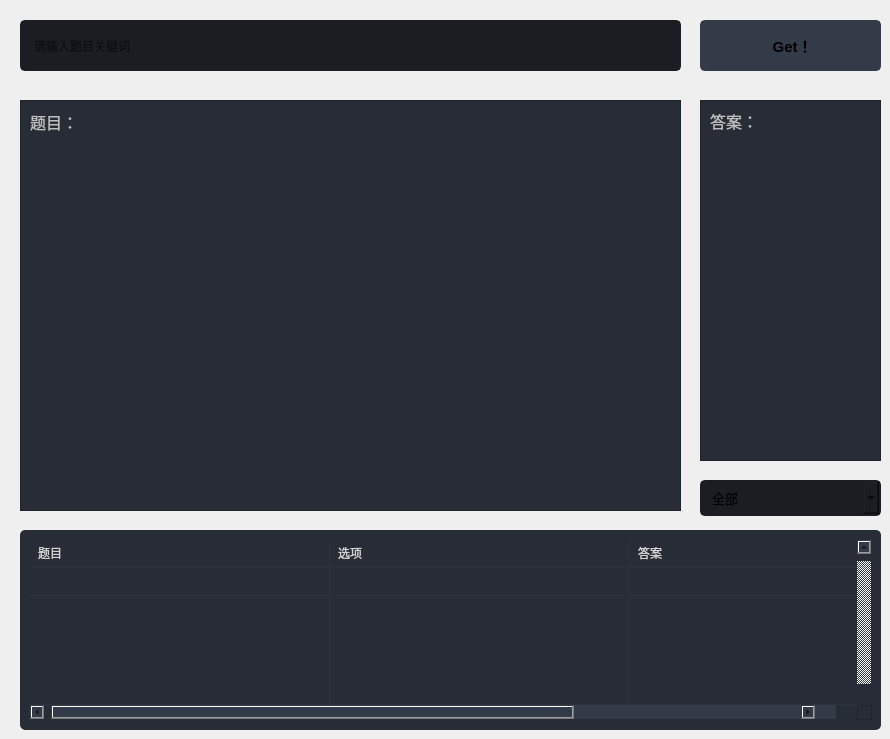
                  <widget class="QWidget" name="page_home">
                   <widget class="QLineEdit" name="lineEdit_2">
                    <property name="geometry">
                     <rect>
                      <x>20</x>
                      <y>20</y>
                      <width>661</width>
                      <height>51</height>
                     </rect>
                    </property>
                    <property name="minimumSize">
                     <size>
                      <width>0</width>
                      <height>30</height>
                     </size>
                    </property>
                    <property name="styleSheet">
                     <string notr="true">QLineEdit {
	font: 10pt &quot;微软雅黑&quot;;
	background-color: rgb(27, 29, 35);
	border-radius: 5px;
	border: 2px solid rgb(27, 29, 35);
	padding-left: 10px;
}
QLineEdit:hover {
	border: 2px solid rgb(64, 71, 88);
}
QLineEdit:focus {
	border: 2px solid rgb(91, 101, 124);
}</string>
                    </property>
                    <property name="inputMask">
                     <string/>
                    </property>
                    <property name="text">
                     <string/>
                    </property>
                    <property name="placeholderText">
                     <string>请输入题目关键词</string>
                    </property>
                    <property name="cursorMoveStyle">
                     <enum>Qt::LogicalMoveStyle</enum>
                    </property>
                   </widget>
                   <widget class="QPushButton" name="pushButton_2">
                    <property name="geometry">
                     <rect>
                      <x>700</x>
                      <y>20</y>
                      <width>181</width>
                      <height>51</height>
                     </rect>
                    </property>
                    <property name="minimumSize">
                     <size>
                      <width>150</width>
                      <height>30</height>
                     </size>
                    </property>
                    <property name="font">
                     <font>
                      <family>Segoe UI</family>
                      <pointsize>11</pointsize>
                      <weight>75</weight>
                      <bold>true</bold>
                     </font>
                    </property>
                    <property name="styleSheet">
                     <string notr="true">QPushButton {
	border: 2px solid rgb(52, 59, 72);
	border-radius: 5px;	
	background-color: rgb(52, 59, 72);
}
QPushButton:hover {
	background-color: rgb(57, 65, 80);
	border: 2px solid rgb(61, 70, 86);
}
QPushButton:pressed {	
	background-color: rgb(35, 40, 49);
	border: 2px solid rgb(43, 50, 61);
}</string>
                    </property>
                    <property name="text">
                     <string> Get！</string>
                    </property>
                    <property name="icon">
                     <iconset resource="files.qrc">
                      <normaloff>:/24x24/icons/24x24/cil-icons8-search-24.png</normaloff>:/24x24/icons/24x24/cil-icons8-search-24.png</iconset>
                    </property>
                    <property name="iconSize">
                     <size>
                      <width>24</width>
                      <height>24</height>
                     </size>
                    </property>
                   </widget>
                   <widget class="QFrame" name="frame_title_wid_2">
                    <property name="enabled">
                     <bool>false</bool>
                    </property>
                    <property name="geometry">
                     <rect>
                      <x>20</x>
                      <y>100</y>
                      <width>661</width>
                      <height>411</height>
                     </rect>
                    </property>
                    <property name="maximumSize">
                     <size>
                      <width>16777215</width>
                      <height>500</height>
                     </size>
                    </property>
                    <property name="styleSheet">
                     <string notr="true">background-color: rgb(39, 44, 54);</string>
                    </property>
                    <property name="frameShape">
                     <enum>QFrame::StyledPanel</enum>
                    </property>
                    <property name="frameShadow">
                     <enum>QFrame::Raised</enum>
                    </property>
                    <widget class="QLabel" name="labelBoxBlenderInstalation_2">
                     <property name="geometry">
                      <rect>
                       <x>10</x>
                       <y>10</y>
                       <width>199</width>
                       <height>23</height>
                      </rect>
                     </property>
                     <property name="font">
                      <font>
                       <family>方正公文黑体</family>
                       <pointsize>12</pointsize>
                       <weight>50</weight>
                       <italic>false</italic>
                       <bold>false</bold>
                      </font>
                     </property>
                     <property name="styleSheet">
                      <string notr="true">font: 12pt &quot;方正公文黑体&quot;;</string>
                     </property>
                     <property name="text">
                      <string>题目：</string>
                     </property>
                     <property name="textFormat">
                      <enum>Qt::AutoText</enum>
                     </property>
                    </widget>
                    <widget class="QLabel" name="label_issue">
                     <property name="geometry">
                      <rect>
                       <x>50</x>
                       <y>60</y>
                       <width>561</width>
                       <height>81</height>
                      </rect>
                     </property>
                     <property name="font">
                      <font>
                       <family>方正公文黑体</family>
                       <pointsize>12</pointsize>
                       <weight>50</weight>
                       <italic>false</italic>
                       <bold>false</bold>
                      </font>
                     </property>
                     <property name="styleSheet">
                      <string notr="true">font: 12pt &quot;微软雅黑&quot;;
font: 12pt &quot;方正公文黑体&quot;;</string>
                     </property>
                     <property name="text">
                      <string/>
                     </property>
                     <property name="textFormat">
                      <enum>Qt::AutoText</enum>
                     </property>
                     <property name="wordWrap">
                      <bool>true</bool>
                     </property>
                    </widget>
                    <widget class="QLabel" name="label_choice">
                     <property name="geometry">
                      <rect>
                       <x>50</x>
                       <y>170</y>
                       <width>561</width>
                       <height>171</height>
                      </rect>
                     </property>
                     <property name="font">
                      <font>
                       <family>方正公文黑体</family>
                       <pointsize>12</pointsize>
                       <weight>50</weight>
                       <italic>false</italic>
                       <bold>false</bold>
                      </font>
                     </property>
                     <property name="styleSheet">
                      <string notr="true">font: 12pt &quot;微软雅黑&quot;;
font: 12pt &quot;方正公文黑体&quot;;</string>
                     </property>
                     <property name="text">
                      <string/>
                     </property>
                     <property name="textFormat">
                      <enum>Qt::AutoText</enum>
                     </property>
                     <property name="wordWrap">
                      <bool>true</bool>
                     </property>
                    </widget>
                   </widget>
                   <widget class="QFrame" name="frame_title_wid_3">
                    <property name="enabled">
                     <bool>false</bool>
                    </property>
                    <property name="geometry">
                     <rect>
                      <x>700</x>
                      <y>100</y>
                      <width>181</width>
                      <height>361</height>
                     </rect>
                    </property>
                    <property name="maximumSize">
                     <size>
                      <width>16777215</width>
                      <height>500</height>
                     </size>
                    </property>
                    <property name="styleSheet">
                     <string notr="true">background-color: rgb(39, 44, 54);</string>
                    </property>
                    <property name="frameShape">
                     <enum>QFrame::StyledPanel</enum>
                    </property>
                    <property name="frameShadow">
                     <enum>QFrame::Raised</enum>
                    </property>
                    <widget class="QLabel" name="labelBoxBlenderInstalation_3">
                     <property name="geometry">
                      <rect>
                       <x>10</x>
                       <y>10</y>
                       <width>161</width>
                       <height>21</height>
                      </rect>
                     </property>
                     <property name="font">
                      <font>
                       <family>方正公文黑体</family>
                       <pointsize>12</pointsize>
                       <weight>50</weight>
                       <italic>false</italic>
                       <bold>false</bold>
                      </font>
                     </property>
                     <property name="styleSheet">
                      <string notr="true">font: 12pt &quot;方正公文黑体&quot;;</string>
                     </property>
                     <property name="text">
                      <string>答案：</string>
                     </property>
                    </widget>
                    <widget class="QLabel" name="label_res">
                     <property name="geometry">
                      <rect>
                       <x>20</x>
                       <y>50</y>
                       <width>141</width>
                       <height>291</height>
                      </rect>
                     </property>
                     <property name="font">
                      <font>
                       <family>方正公文黑体</family>
                       <pointsize>12</pointsize>
                       <weight>50</weight>
                       <italic>false</italic>
                       <bold>false</bold>
                      </font>
                     </property>
                     <property name="styleSheet">
                      <string notr="true">font: 12pt &quot;微软雅黑&quot;;
font: 12pt &quot;方正公文黑体&quot;;</string>
                     </property>
                     <property name="text">
                      <string/>
                     </property>
                     <property name="textFormat">
                      <enum>Qt::AutoText</enum>
                     </property>
                     <property name="alignment">
                      <set>Qt::AlignCenter</set>
                     </property>
                    </widget>
                   </widget>
                   <widget class="QTableWidget" name="tableWidget_2">
                    <property name="geometry">
                     <rect>
                      <x>20</x>
                      <y>530</y>
                      <width>861</width>
                      <height>200</height>
                     </rect>
                    </property>
                    <property name="sizePolicy">
                     <sizepolicy hsizetype="Expanding" vsizetype="Expanding">
                      <horstretch>0</horstretch>
                      <verstretch>0</verstretch>
                     </sizepolicy>
                    </property>
                    <property name="palette">
                     <palette>
                      <active>
                       <colorrole role="WindowText">
                        <brush brushstyle="SolidPattern">
                         <color alpha="255">
                          <red>210</red>
                          <green>210</green>
                          <blue>210</blue>
                         </color>
                        </brush>
                       </colorrole>
                       <colorrole role="Button">
                        <brush brushstyle="SolidPattern">
                         <color alpha="255">
                          <red>39</red>
                          <green>44</green>
                          <blue>54</blue>
                         </color>
                        </brush>
                       </colorrole>
                       <colorrole role="Text">
                        <brush brushstyle="SolidPattern">
                         <color alpha="255">
                          <red>210</red>
                          <green>210</green>
                          <blue>210</blue>
                         </color>
                        </brush>
                       </colorrole>
                       <colorrole role="ButtonText">
                        <brush brushstyle="SolidPattern">
                         <color alpha="255">
                          <red>210</red>
                          <green>210</green>
                          <blue>210</blue>
                         </color>
                        </brush>
                       </colorrole>
                       <colorrole role="Base">
                        <brush brushstyle="SolidPattern">
                         <color alpha="255">
                          <red>39</red>
                          <green>44</green>
                          <blue>54</blue>
                         </color>
                        </brush>
                       </colorrole>
                       <colorrole role="Window">
                        <brush brushstyle="SolidPattern">
                         <color alpha="255">
                          <red>39</red>
                          <green>44</green>
                          <blue>54</blue>
                         </color>
                        </brush>
                       </colorrole>
                       <colorrole role="PlaceholderText">
                        <brush brushstyle="NoBrush">
                         <color alpha="128">
                          <red>210</red>
                          <green>210</green>
                          <blue>210</blue>
                         </color>
                        </brush>
                       </colorrole>
                      </active>
                      <inactive>
                       <colorrole role="WindowText">
                        <brush brushstyle="SolidPattern">
                         <color alpha="255">
                          <red>210</red>
                          <green>210</green>
                          <blue>210</blue>
                         </color>
                        </brush>
                       </colorrole>
                       <colorrole role="Button">
                        <brush brushstyle="SolidPattern">
                         <color alpha="255">
                          <red>39</red>
                          <green>44</green>
                          <blue>54</blue>
                         </color>
                        </brush>
                       </colorrole>
                       <colorrole role="Text">
                        <brush brushstyle="SolidPattern">
                         <color alpha="255">
                          <red>210</red>
                          <green>210</green>
                          <blue>210</blue>
                         </color>
                        </brush>
                       </colorrole>
                       <colorrole role="ButtonText">
                        <brush brushstyle="SolidPattern">
                         <color alpha="255">
                          <red>210</red>
                          <green>210</green>
                          <blue>210</blue>
                         </color>
                        </brush>
                       </colorrole>
                       <colorrole role="Base">
                        <brush brushstyle="SolidPattern">
                         <color alpha="255">
                          <red>39</red>
                          <green>44</green>
                          <blue>54</blue>
                         </color>
                        </brush>
                       </colorrole>
                       <colorrole role="Window">
                        <brush brushstyle="SolidPattern">
                         <color alpha="255">
                          <red>39</red>
                          <green>44</green>
                          <blue>54</blue>
                         </color>
                        </brush>
                       </colorrole>
                       <colorrole role="PlaceholderText">
                        <brush brushstyle="NoBrush">
                         <color alpha="128">
                          <red>210</red>
                          <green>210</green>
                          <blue>210</blue>
                         </color>
                        </brush>
                       </colorrole>
                      </inactive>
                      <disabled>
                       <colorrole role="WindowText">
                        <brush brushstyle="SolidPattern">
                         <color alpha="255">
                          <red>210</red>
                          <green>210</green>
                          <blue>210</blue>
                         </color>
                        </brush>
                       </colorrole>
                       <colorrole role="Button">
                        <brush brushstyle="SolidPattern">
                         <color alpha="255">
                          <red>39</red>
                          <green>44</green>
                          <blue>54</blue>
                         </color>
                        </brush>
                       </colorrole>
                       <colorrole role="Text">
                        <brush brushstyle="SolidPattern">
                         <color alpha="255">
                          <red>210</red>
                          <green>210</green>
                          <blue>210</blue>
                         </color>
                        </brush>
                       </colorrole>
                       <colorrole role="ButtonText">
                        <brush brushstyle="SolidPattern">
                         <color alpha="255">
                          <red>210</red>
                          <green>210</green>
                          <blue>210</blue>
                         </color>
                        </brush>
                       </colorrole>
                       <colorrole role="Base">
                        <brush brushstyle="SolidPattern">
                         <color alpha="255">
                          <red>39</red>
                          <green>44</green>
                          <blue>54</blue>
                         </color>
                        </brush>
                       </colorrole>
                       <colorrole role="Window">
                        <brush brushstyle="SolidPattern">
                         <color alpha="255">
                          <red>39</red>
                          <green>44</green>
                          <blue>54</blue>
                         </color>
                        </brush>
                       </colorrole>
                       <colorrole role="PlaceholderText">
                        <brush brushstyle="NoBrush">
                         <color alpha="128">
                          <red>210</red>
                          <green>210</green>
                          <blue>210</blue>
                         </color>
                        </brush>
                       </colorrole>
                      </disabled>
                     </palette>
                    </property>
                    <property name="styleSheet">
                     <string notr="true">QTableWidget {	
	font: 10pt &quot;方正公文黑体&quot;;
	background-color: rgb(39, 44, 54);
	padding: 10px;
	border-radius: 5px;
	gridline-color: rgb(44, 49, 60);
	border-bottom: 1px solid rgb(44, 49, 60);
}
QTableWidget::item{
	border-color: rgb(44, 49, 60);
	padding-left: 5px;
	padding-right: 5px;
	gridline-color: rgb(44, 49, 60);
}
QTableWidget::item:selected{
	background-color: rgb(85, 170, 255);
}
QScrollBar:horizontal {
    border: none;
    background: rgb(52, 59, 72);
    height: 14px;
    margin: 0px 21px 0 21px;
	border-radius: 0px;
}
 QScrollBar:vertical {
	border: none;
    background: rgb(52, 59, 72);
    width: 14px;
    margin: 21px 0 21px 0;
	border-radius: 0px;
 }
QHeaderView::section{
	Background-color: rgb(39, 44, 54);
	max-width: 30px;
	border: 1px solid rgb(44, 49, 60);
	border-style: none;
    border-bottom: 1px solid rgb(44, 49, 60);
    border-right: 1px solid rgb(44, 49, 60);
}
QTableWidget::horizontalHeader {	
	background-color: rgb(81, 255, 0);
}
QHeaderView::section:horizontal
{
    border: 1px solid rgb(32, 34, 42);
	background-color: rgb(27, 29, 35);
	padding: 3px;
	border-top-left-radius: 7px;
    border-top-right-radius: 7px;
}
QHeaderView::section:vertical
{
    border: 1px solid rgb(44, 49, 60);
}
</string>
                    </property>
                    <property name="frameShape">
                     <enum>QFrame::NoFrame</enum>
                    </property>
                    <property name="lineWidth">
                     <number>1</number>
                    </property>
                    <property name="verticalScrollBarPolicy">
                     <enum>Qt::ScrollBarAlwaysOn</enum>
                    </property>
                    <property name="sizeAdjustPolicy">
                     <enum>QAbstractScrollArea::AdjustToContents</enum>
                    </property>
                    <property name="editTriggers">
                     <set>QAbstractItemView::NoEditTriggers</set>
                    </property>
                    <property name="alternatingRowColors">
                     <bool>false</bool>
                    </property>
                    <property name="selectionMode">
                     <enum>QAbstractItemView::SingleSelection</enum>
                    </property>
                    <property name="selectionBehavior">
                     <enum>QAbstractItemView::SelectRows</enum>
                    </property>
                    <property name="showGrid">
                     <bool>true</bool>
                    </property>
                    <property name="gridStyle">
                     <enum>Qt::SolidLine</enum>
                    </property>
                    <property name="sortingEnabled">
                     <bool>false</bool>
                    </property>
                    <property name="rowCount">
                     <number>3</number>
                    </property>
                    <property name="columnCount">
                     <number>3</number>
                    </property>
                    <attribute name="horizontalHeaderVisible">
                     <bool>false</bool>
                    </attribute>
                    <attribute name="horizontalHeaderCascadingSectionResizes">
                     <bool>false</bool>
                    </attribute>
                    <attribute name="horizontalHeaderDefaultSectionSize">
                     <number>300</number>
                    </attribute>
                    <attribute name="horizontalHeaderShowSortIndicator" stdset="0">
                     <bool>false</bool>
                    </attribute>
                    <attribute name="horizontalHeaderStretchLastSection">
                     <bool>true</bool>
                    </attribute>
                    <attribute name="verticalHeaderVisible">
                     <bool>false</bool>
                    </attribute>
                    <attribute name="verticalHeaderCascadingSectionResizes">
                     <bool>false</bool>
                    </attribute>
                    <attribute name="verticalHeaderDefaultSectionSize">
                     <number>28</number>
                    </attribute>
                    <attribute name="verticalHeaderHighlightSections">
                     <bool>false</bool>
                    </attribute>
                    <attribute name="verticalHeaderStretchLastSection">
                     <bool>true</bool>
                    </attribute>
                    <row>
                     <property name="text">
                      <string>New Row</string>
                     </property>
                     <property name="font">
                      <font>
                       <family>Segoe UI</family>
                      </font>
                     </property>
                    </row>
                    <row/>
                    <row/>
                    <column>
                     <property name="text">
                      <string>0</string>
                     </property>
                    </column>
                    <column>
                     <property name="text">
                      <string>1</string>
                     </property>
                    </column>
                    <column>
                     <property name="text">
                      <string>2</string>
                     </property>
                    </column>
                    <item row="0" column="0">
                     <property name="text">
                      <string>题目</string>
                     </property>
                    </item>
                    <item row="0" column="1">
                     <property name="text">
                      <string>选项</string>
                     </property>
                    </item>
                    <item row="0" column="2">
                     <property name="text">
                      <string>答案</string>
                     </property>
                    </item>
                   </widget>
                   <widget class="QComboBox" name="comboBox_2">
                    <property name="geometry">
                     <rect>
                      <x>700</x>
                      <y>480</y>
                      <width>181</width>
                      <height>36</height>
                     </rect>
                    </property>
                    <property name="font">
                     <font>
                      <family>方正公文黑体</family>
                      <pointsize>10</pointsize>
                      <weight>50</weight>
                      <italic>false</italic>
                      <bold>false</bold>
                     </font>
                    </property>
                    <property name="autoFillBackground">
                     <bool>false</bool>
                    </property>
                    <property name="styleSheet">
                     <string notr="true">QComboBox{
	font: 10pt &quot;方正公文黑体&quot;;
	background-color: rgb(27, 29, 35);
	border-radius: 5px;
	border: 2px solid rgb(27, 29, 35);
	padding: 5px;
	padding-left: 10px;
}
QComboBox:hover{
	border: 2px solid rgb(64, 71, 88);
}
QComboBox QAbstractItemView {
	color: rgb(85, 170, 255);	
	background-color: rgb(27, 29, 35);
	padding: 10px;
	selection-background-color: rgb(39, 44, 54);
}</string>
                    </property>
                    <property name="currentText">
                     <string>全部</string>
                    </property>
                    <property name="iconSize">
                     <size>
                      <width>16</width>
                      <height>16</height>
                     </size>
                    </property>
                    <property name="frame">
                     <bool>true</bool>
                    </property>
                    <item>
                     <property name="text">
                      <string>全部</string>
                     </property>
                    </item>
                    <item>
                     <property name="text">
                      <string>判断</string>
                     </property>
                    </item>
                    <item>
                     <property name="text">
                      <string>选择</string>
                     </property>
                    </item>
                   </widget>
                  </widget>
